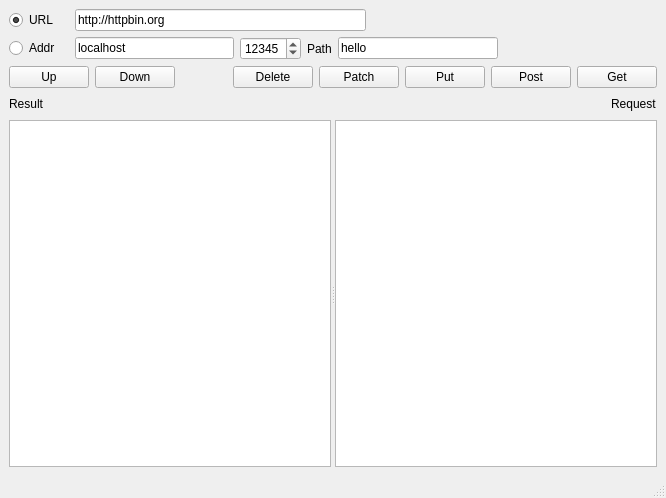
<?xml version="1.0" encoding="UTF-8"?>
<ui version="4.0">
 <class>MainWindow</class>
 <widget class="QMainWindow" name="MainWindow">
  <property name="geometry">
   <rect>
    <x>0</x>
    <y>0</y>
    <width>666</width>
    <height>498</height>
   </rect>
  </property>
  <property name="windowTitle">
   <string>Test Cpp-HttpLib</string>
  </property>
  <widget class="QWidget" name="centralwidget">
   <layout class="QVBoxLayout" name="verticalLayout" stretch="0,0,0,0,1">
    <item>
     <layout class="QHBoxLayout" name="horizontalLayout">
      <item>
       <widget class="QRadioButton" name="radioUrl">
        <property name="minimumSize">
         <size>
          <width>60</width>
          <height>0</height>
         </size>
        </property>
        <property name="text">
         <string>URL</string>
        </property>
        <property name="checked">
         <bool>true</bool>
        </property>
       </widget>
      </item>
      <item>
       <widget class="QLineEdit" name="editUrl">
        <property name="text">
         <string>http://httpbin.org</string>
        </property>
       </widget>
      </item>
      <item>
       <spacer name="horizontalSpacer">
        <property name="orientation">
         <enum>Qt::Horizontal</enum>
        </property>
        <property name="sizeHint" stdset="0">
         <size>
          <width>40</width>
          <height>20</height>
         </size>
        </property>
       </spacer>
      </item>
     </layout>
    </item>
    <item>
     <layout class="QHBoxLayout" name="horizontalLayout_2">
      <item>
       <widget class="QRadioButton" name="radioAddr">
        <property name="minimumSize">
         <size>
          <width>60</width>
          <height>0</height>
         </size>
        </property>
        <property name="text">
         <string>Addr</string>
        </property>
       </widget>
      </item>
      <item>
       <widget class="QLineEdit" name="editIp">
        <property name="text">
         <string>localhost</string>
        </property>
       </widget>
      </item>
      <item>
       <widget class="QSpinBox" name="spinPort">
        <property name="maximum">
         <number>65536</number>
        </property>
        <property name="value">
         <number>12345</number>
        </property>
       </widget>
      </item>
      <item>
       <widget class="QLabel" name="label_3">
        <property name="text">
         <string>Path</string>
        </property>
       </widget>
      </item>
      <item>
       <widget class="QLineEdit" name="editPath">
        <property name="text">
         <string>hello</string>
        </property>
       </widget>
      </item>
      <item>
       <spacer name="horizontalSpacer_2">
        <property name="orientation">
         <enum>Qt::Horizontal</enum>
        </property>
        <property name="sizeHint" stdset="0">
         <size>
          <width>40</width>
          <height>20</height>
         </size>
        </property>
       </spacer>
      </item>
     </layout>
    </item>
    <item>
     <layout class="QHBoxLayout" name="horizontalLayout_3">
      <item>
       <widget class="QPushButton" name="btnUp">
        <property name="text">
         <string>Up</string>
        </property>
       </widget>
      </item>
      <item>
       <widget class="QPushButton" name="btnDown">
        <property name="text">
         <string>Down</string>
        </property>
       </widget>
      </item>
      <item>
       <spacer name="horizontalSpacer_3">
        <property name="orientation">
         <enum>Qt::Horizontal</enum>
        </property>
        <property name="sizeHint" stdset="0">
         <size>
          <width>40</width>
          <height>20</height>
         </size>
        </property>
       </spacer>
      </item>
      <item>
       <widget class="QPushButton" name="btnDelete">
        <property name="text">
         <string>Delete</string>
        </property>
       </widget>
      </item>
      <item>
       <widget class="QPushButton" name="btnPatch">
        <property name="text">
         <string>Patch</string>
        </property>
       </widget>
      </item>
      <item>
       <widget class="QPushButton" name="btnPut">
        <property name="text">
         <string>Put</string>
        </property>
       </widget>
      </item>
      <item>
       <widget class="QPushButton" name="btnPost">
        <property name="text">
         <string>Post</string>
        </property>
       </widget>
      </item>
      <item>
       <widget class="QPushButton" name="btnGet">
        <property name="text">
         <string>Get</string>
        </property>
       </widget>
      </item>
     </layout>
    </item>
    <item>
     <layout class="QHBoxLayout" name="horizontalLayout_4">
      <item>
       <widget class="QLabel" name="label">
        <property name="text">
         <string>Result</string>
        </property>
       </widget>
      </item>
      <item>
       <spacer name="horizontalSpacer_4">
        <property name="orientation">
         <enum>Qt::Horizontal</enum>
        </property>
        <property name="sizeHint" stdset="0">
         <size>
          <width>40</width>
          <height>20</height>
         </size>
        </property>
       </spacer>
      </item>
      <item>
       <widget class="QLabel" name="label_2">
        <property name="text">
         <string>Request</string>
        </property>
       </widget>
      </item>
     </layout>
    </item>
    <item>
     <widget class="QSplitter" name="splitter">
      <property name="orientation">
       <enum>Qt::Horizontal</enum>
      </property>
      <widget class="QTextEdit" name="textResult"/>
      <widget class="QTextEdit" name="textRequest"/>
     </widget>
    </item>
   </layout>
  </widget>
  <widget class="QMenuBar" name="menubar">
   <property name="geometry">
    <rect>
     <x>0</x>
     <y>0</y>
     <width>666</width>
     <height>21</height>
    </rect>
   </property>
  </widget>
  <widget class="QStatusBar" name="statusbar"/>
 </widget>
 <resources/>
 <connections/>
</ui>
